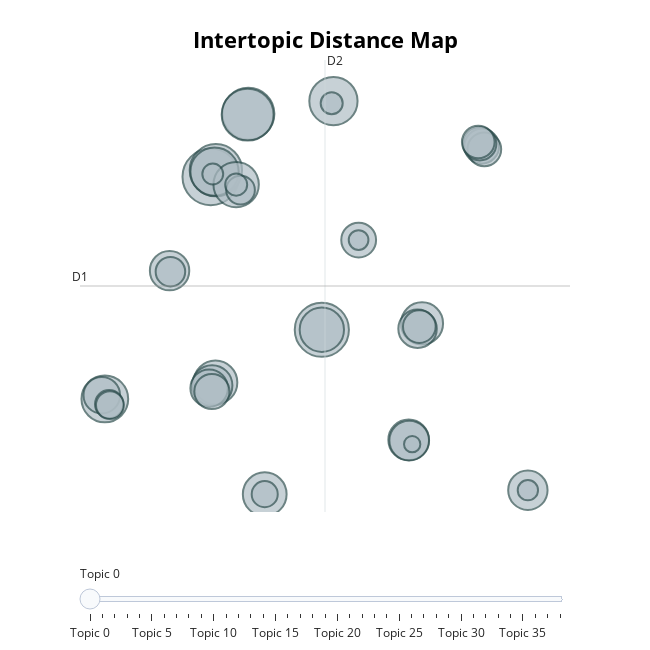

Source (notebook cell):
### Markdown cell above
PARTE 2

### Code cell
# 1. Instalación de librerías (Ejecutar en la primera celda)
# !pip install bertopic sentence-transformers pandas

import pandas as pd
from bertopic import BERTopic
from sentence_transformers import SentenceTransformer
from umap import UMAP
from hdbscan import HDBSCAN
import re

# ==========================================
# 1. Carga y Limpieza (Igual que Parte 1)
# ==========================================
df = pd.read_csv('retail_reviews.csv')

# Limpieza básica para quitar ruido visual
def clean_text(text):
    if pd.isna(text): return ""
    text = re.sub(r'[^a-zA-ZáéíóúñÁÉÍÓÚÑ ]', '', text)
    return text.lower().strip()

df['text_clean'] = df['text'].apply(clean_text)
docs = df[df['text_clean'] != ""]['text_clean'].tolist()

# ==========================================
# 2. Configuración del Pipeline BERTopic
# ==========================================

# Paso 1: Embeddings (Multilingüe para Español)
# Usamos un modelo que soporte español para captar semántica correcta
embedding_model = SentenceTransformer("paraphrase-multilingual-MiniLM-L12-v2")
embeddings = embedding_model.encode(docs, show_progress_bar=True)

# Paso 2: UMAP (Reducción de Dimensionalidad)
# n_neighbors=15: Balance entre estructura local y global
# n_components=5: Reducimos a 5 dimensiones para que HDBSCAN trabaje bien
umap_model = UMAP(n_neighbors=15, n_components=5, min_dist=0.0, metric='cosine', random_state=42)

# Paso 3: HDBSCAN (Clusterización)
# min_cluster_size=10: Queremos tópicos con al menos 10 reseñas
# prediction_data=True: Para poder predecir nuevos documentos luego
hdbscan_model = HDBSCAN(min_cluster_size=10, metric='euclidean', cluster_selection_method='eom', prediction_data=True)

# ==========================================
# 3. Entrenamiento del Modelo
# ==========================================
topic_model = BERTopic(
    embedding_model=embedding_model, # Paso 1
    umap_model=umap_model,           # Paso 2
    hdbscan_model=hdbscan_model,     # Paso 3
    language="multilingual",         # Refuerzo para stopwords en español
    calculate_probabilities=True,
    verbose=True
)

topics, probs = topic_model.fit_transform(docs, embeddings)

# ==========================================
# 4. Resultados e Interpretación de Negocio
# ==========================================

# Generar tabla de Top 5 Tópicos
freq = topic_model.get_topic_info()
print("\n--- Top 5 Tópicos Encontrados ---")
print(freq.head(6)) # head(6) porque el primero suele ser el -1 (Ruido)

# Mostrar palabras clave del Tópico 0 (el más frecuente)
print("\n--- Palabras Clave del Tópico Principal (ID 0) ---")
print(topic_model.get_topic(0))

# Visualización (Si estás en Jupyter/Colab)
topic_model.visualize_barchart(top_n_topics=5)
topic_model.visualize_topics()

### Figure 1 — Plotly figure (JSON) as saved in the notebook; plotly's stock layout.template omitted (floating-point values rounded to 4 significant figures)
{"data": [{"customdata": [[0, "contento | empacado | bien | buena | rápido", 132], [1, "son | perfectos | compra | color | tamaño", 121], [2, "estado | en | recomendado | llegó | rápido", 113], [3, "eficaz | empacado | bien | recomendado | llegó", 112], [4, "funciona | excelentemente | duradero | es | el", 111], [5, "fue | envío | buena | rápido | el", 96], [6, "impecable | gran | cliente | al | atención", 96], [7, "insatisfecho | empaque | defectuoso | sucio | muy", 90], [8, "tarde | estaba | roto | envío | llegó", 85], [9, "justo | satisfecho | precio | la | es", 81], [10, "nuevo | mis | expectativas | compraría | superó", 79], [11, "mala | pésima | cliente | al | atención", 79], [12, "poco | esperaba | uso | después | que", 73], [13, "recomiendo | constantemente | falla | lo | no", 68], [14, "ofrece | para | que | pésima | caro", 68], [15, "total | una | decepción | defectuoso | producto", 65], [16, "servicio | buen | duradero | cliente | al", 64], [17, "lento | funcionar | decepción | gran | caro", 64], [18, "llegar | estaba | empaque | sucio | en", 61], [19, "mercado | demasiado | para | caro | buena", 58], [20, "rompió | frágil | se | color | es", 55], [21, "elevado | precio | duradero | pero | es", 51], [22, "mediocre | pero | rápido | de | calidad", 50], [23, "pocos | los | días | mala | roto", 50], [24, "lenta | aunque | fue | la | atención", 47], [25, "menores | fallas | tiene | algunas | buena", 46], [26, "esperado | tamaño | no | llegó | pero", 44], [27, "documentación | confusa | aunque | buen | la", 44], [28, "servicio | buen | duradero | cliente | al", 36], [29, "tarde | envío | llegó | pero | excelente", 34], [30, "dañado | sucio | no | recomendado | producto", 33], [31, "dañado | sucio | no | recomendado | producto", 32], [32, "nuevo | mis | expectativas | compraría | superó", 28], [33, "impecable | gran | cliente | al | atención", 20], [34, "tarde | envío | llegó | pero | excelente", 20], [35, "fue | envío | buena | rápido | el", 18], [36, "lento | funcionar | decepción | gran | caro", 17], [37, "pocos | los | días | mala | roto", 16], [38, "total | una | decepción | defectuoso | producto", 11]], "hovertemplate": "<b>Topic %{customdata[0]}</b><br>%{customdata[1]}<br>Size: %{customdata[2]}", "legendgroup": "", "marker": {"color": "#B0BEC5", "line": {"color": "DarkSlateGrey", "width": 2}, "size": [132, 121, 113, 112, 111, 96, 96, 90, 85, 81, 79, 79, 73, 68, 68, 65, 64, 64, 61, 58, 55, 51, 50, 50, 47, 46, 44, 44, 36, 34, 33, 32, 28, 20, 20, 18, 17, 16, 11], "sizemode": "area", "sizeref": 0.0825, "symbol": "circle"}, "mode": "markers", "name": "", "orientation": "v", "showlegend": false, "type": "scatter", "x": [-2.651, 5.482, -2.278, 0.1, 0.04847, -2.372, 6.333, -10.41, -0.7935, 5.483, 1.3, -2.308, 12.82, 11.84, -2.554, 11.88, -5.668, 20.57, 12.49, -2.771, -10.63, -2.568, 17.19, 8.181, 17.38, 17.04, 12.62, 16.94, -5.606, -0.4714, -10.09, -10.04, 1.3, 6.204, -0.7904, -2.505, 20.57, 8.174, 12.1], "xaxis": "x", "y": [11.98, 2.739, 12.38, 15.79, 15.74, 12.29, 16.56, -1.442, 11.51, 2.74, -7.197, -0.4431, 3.123, -3.919, -0.6278, -3.96, 6.309, -6.96, 2.801, -0.7904, -1.217, -0.996, 13.83, 8.157, 13.64, 13.98, 2.929, 14.09, 6.248, 11.18, -1.757, -1.816, -7.197, 16.43, 11.51, 12.15, -6.96, 8.161, -4.175], "yaxis": "y"}], "layout": {"annotations": [{"showarrow": false, "text": "D1", "x": -12.23, "y": 5.383, "yshift": 10}, {"showarrow": false, "text": "D2", "x": 5.715, "xshift": 10, "y": 19.04}], "height": 650, "hoverlabel": {"bgcolor": "white", "font": {"family": "Rockwell", "size": 16}}, "legend": {"itemsizing": "constant", "tracegroupgap": 0}, "margin": {"t": 60}, "shapes": [{"line": {"color": "#CFD8DC", "width": 2}, "type": "line", "x0": 5.715, "x1": 5.715, "y0": -8.276, "y1": 19.04}, {"line": {"color": "#9E9E9E", "width": 2}, "type": "line", "x0": -12.23, "x1": 23.66, "y0": 5.383, "y1": 5.383}], "sliders": [{"active": 0, "pad": {"t": 50}, "steps": [{"args": [{"marker.color": [["red", "#B0BEC5", "#B0BEC5", "#B0BEC5", "#B0BEC5", "#B0BEC5", "#B0BEC5", "#B0BEC5", "#B0BEC5", "#B0BEC5", "#B0BEC5", "#B0BEC5", "#B0BEC5", "#B0BEC5", "#B0BEC5", "#B0BEC5", "#B0BEC5", "#B0BEC5", "#B0BEC5", "#B0BEC5", "#B0BEC5", "#B0BEC5", "#B0BEC5", "#B0BEC5", "#B0BEC5", "#B0BEC5", "#B0BEC5", "#B0BEC5", "#B0BEC5", "#B0BEC5", "#B0BEC5", "#B0BEC5", "#B0BEC5", "#B0BEC5", "#B0BEC5", "#B0BEC5", "#B0BEC5", "#B0BEC5", "#B0BEC5"]]}], "label": "Topic 0", "method": "update"}, {"args": [{"marker.color": [["#B0BEC5", "red", "#B0BEC5", "#B0BEC5", "#B0BEC5", "#B0BEC5", "#B0BEC5", "#B0BEC5", "#B0BEC5", "#B0BEC5", "#B0BEC5", "#B0BEC5", "#B0BEC5", "#B0BEC5", "#B0BEC5", "#B0BEC5", "#B0BEC5", "#B0BEC5", "#B0BEC5", "#B0BEC5", "#B0BEC5", "#B0BEC5", "#B0BEC5", "#B0BEC5", "#B0BEC5", "#B0BEC5", "#B0BEC5", "#B0BEC5", "#B0BEC5", "#B0BEC5", "#B0BEC5", "#B0BEC5", "#B0BEC5", "#B0BEC5", "#B0BEC5", "#B0BEC5", "#B0BEC5", "#B0BEC5", "#B0BEC5"]]}], "label": "Topic 1", "method": "update"}, {"args": [{"marker.color": [["#B0BEC5", "#B0BEC5", "red", "#B0BEC5", "#B0BEC5", "#B0BEC5", "#B0BEC5", "#B0BEC5", "#B0BEC5", "#B0BEC5", "#B0BEC5", "#B0BEC5", "#B0BEC5", "#B0BEC5", "#B0BEC5", "#B0BEC5", "#B0BEC5", "#B0BEC5", "#B0BEC5", "#B0BEC5", "#B0BEC5", "#B0BEC5", "#B0BEC5", "#B0BEC5", "#B0BEC5", "#B0BEC5", "#B0BEC5", "#B0BEC5", "#B0BEC5", "#B0BEC5", "#B0BEC5", "#B0BEC5", "#B0BEC5", "#B0BEC5", "#B0BEC5", "#B0BEC5", "#B0BEC5", "#B0BEC5", "#B0BEC5"]]}], "label": "Topic 2", "method": "update"}, {"args": [{"marker.color": [["#B0BEC5", "#B0BEC5", "#B0BEC5", "red", "#B0BEC5", "#B0BEC5", "#B0BEC5", "#B0BEC5", "#B0BEC5", "#B0BEC5", "#B0BEC5", "#B0BEC5", "#B0BEC5", "#B0BEC5", "#B0BEC5", "#B0BEC5", "#B0BEC5", "#B0BEC5", "#B0BEC5", "#B0BEC5", "#B0BEC5", "#B0BEC5", "#B0BEC5", "#B0BEC5", "#B0BEC5", "#B0BEC5", "#B0BEC5", "#B0BEC5", "#B0BEC5", "#B0BEC5", "#B0BEC5", "#B0BEC5", "#B0BEC5", "#B0BEC5", "#B0BEC5", "#B0BEC5", "#B0BEC5", "#B0BEC5", "#B0BEC5"]]}], "label": "Topic 3", "method": "update"}, {"args": [{"marker.color": [["#B0BEC5", "#B0BEC5", "#B0BEC5", "#B0BEC5", "red", "#B0BEC5", "#B0BEC5", "#B0BEC5", "#B0BEC5", "#B0BEC5", "#B0BEC5", "#B0BEC5", "#B0BEC5", "#B0BEC5", "#B0BEC5", "#B0BEC5", "#B0BEC5", "#B0BEC5", "#B0BEC5", "#B0BEC5", "#B0BEC5", "#B0BEC5", "#B0BEC5", "#B0BEC5", "#B0BEC5", "#B0BEC5", "#B0BEC5", "#B0BEC5", "#B0BEC5", "#B0BEC5", "#B0BEC5", "#B0BEC5", "#B0BEC5", "#B0BEC5", "#B0BEC5", "#B0BEC5", "#B0BEC5", "#B0BEC5", "#B0BEC5"]]}], "label": "Topic 4", "method": "update"}, {"args": [{"marker.color": [["#B0BEC5", "#B0BEC5", "#B0BEC5", "#B0BEC5", "#B0BEC5", "red", "#B0BEC5", "#B0BEC5", "#B0BEC5", "#B0BEC5", "#B0BEC5", "#B0BEC5", "#B0BEC5", "#B0BEC5", "#B0BEC5", "#B0BEC5", "#B0BEC5", "#B0BEC5", "#B0BEC5", "#B0BEC5", "#B0BEC5", "#B0BEC5", "#B0BEC5", "#B0BEC5", "#B0BEC5", "#B0BEC5", "#B0BEC5", "#B0BEC5", "#B0BEC5", "#B0BEC5", "#B0BEC5", "#B0BEC5", "#B0BEC5", "#B0BEC5", "#B0BEC5", "#B0BEC5", "#B0BEC5", "#B0BEC5", "#B0BEC5"]]}], "label": "Topic 5", "method": "update"}, {"args": [{"marker.color": [["#B0BEC5", "#B0BEC5", "#B0BEC5", "#B0BEC5", "#B0BEC5", "#B0BEC5", "red", "#B0BEC5", "#B0BEC5", "#B0BEC5", "#B0BEC5", "#B0BEC5", "#B0BEC5", "#B0BEC5", "#B0BEC5", "#B0BEC5", "#B0BEC5", "#B0BEC5", "#B0BEC5", "#B0BEC5", "#B0BEC5", "#B0BEC5", "#B0BEC5", "#B0BEC5", "#B0BEC5", "#B0BEC5", "#B0BEC5", "#B0BEC5", "#B0BEC5", "#B0BEC5", "#B0BEC5", "#B0BEC5", "#B0BEC5", "#B0BEC5", "#B0BEC5", "#B0BEC5", "#B0BEC5", "#B0BEC5", "#B0BEC5"]]}], "label": "Topic 6", "method": "update"}, {"args": [{"marker.color": [["#B0BEC5", "#B0BEC5", "#B0BEC5", "#B0BEC5", "#B0BEC5", "#B0BEC5", "#B0BEC5", "red", "#B0BEC5", "#B0BEC5", "#B0BEC5", "#B0BEC5", "#B0BEC5", "#B0BEC5", "#B0BEC5", "#B0BEC5", "#B0BEC5", "#B0BEC5", "#B0BEC5", "#B0BEC5", "#B0BEC5", "#B0BEC5", "#B0BEC5", "#B0BEC5", "#B0BEC5", "#B0BEC5", "#B0BEC5", "#B0BEC5", "#B0BEC5", "#B0BEC5", "#B0BEC5", "#B0BEC5", "#B0BEC5", "#B0BEC5", "#B0BEC5", "#B0BEC5", "#B0BEC5", "#B0BEC5", "#B0BEC5"]]}], "label": "Topic 7", "method": "update"}, {"args": [{"marker.color": [["#B0BEC5", "#B0BEC5", "#B0BEC5", "#B0BEC5", "#B0BEC5", "#B0BEC5", "#B0BEC5", "#B0BEC5", "red", "#B0BEC5", "#B0BEC5", "#B0BEC5", "#B0BEC5", "#B0BEC5", "#B0BEC5", "#B0BEC5", "#B0BEC5", "#B0BEC5", "#B0BEC5", "#B0BEC5", "#B0BEC5", "#B0BEC5", "#B0BEC5", "#B0BEC5", "#B0BEC5", "#B0BEC5", "#B0BEC5", "#B0BEC5", "#B0BEC5", "#B0BEC5", "#B0BEC5", "#B0BEC5", "#B0BEC5", "#B0BEC5", "#B0BEC5", "#B0BEC5", "#B0BEC5", "#B0BEC5", "#B0BEC5"]]}], "label": "Topic 8", "method": "update"}, {"args": [{"marker.color": [["#B0BEC5", "#B0BEC5", "#B0BEC5", "#B0BEC5", "#B0BEC5", "#B0BEC5", "#B0BEC5", "#B0BEC5", "#B0BEC5", "red", "#B0BEC5", "#B0BEC5", "#B0BEC5", "#B0BEC5", "#B0BEC5", "#B0BEC5", "#B0BEC5", "#B0BEC5", "#B0BEC5", "#B0BEC5", "#B0BEC5", "#B0BEC5", "#B0BEC5", "#B0BEC5", "#B0BEC5", "#B0BEC5", "#B0BEC5", "#B0BEC5", "#B0BEC5", "#B0BEC5", "#B0BEC5", "#B0BEC5", "#B0BEC5", "#B0BEC5", "#B0BEC5", "#B0BEC5", "#B0BEC5", "#B0BEC5", "#B0BEC5"]]}], "label": "Topic 9", "method": "update"}, {"args": [{"marker.color": [["#B0BEC5", "#B0BEC5", "#B0BEC5", "#B0BEC5", "#B0BEC5", "#B0BEC5", "#B0BEC5", "#B0BEC5", "#B0BEC5", "#B0BEC5", "red", "#B0BEC5", "#B0BEC5", "#B0BEC5", "#B0BEC5", "#B0BEC5", "#B0BEC5", "#B0BEC5", "#B0BEC5", "#B0BEC5", "#B0BEC5", "#B0BEC5", "#B0BEC5", "#B0BEC5", "#B0BEC5", "#B0BEC5", "#B0BEC5", "#B0BEC5", "#B0BEC5", "#B0BEC5", "#B0BEC5", "#B0BEC5", "#B0BEC5", "#B0BEC5", "#B0BEC5", "#B0BEC5", "#B0BEC5", "#B0BEC5", "#B0BEC5"]]}], "label": "Topic 10", "method": "update"}, {"args": [{"marker.color": [["#B0BEC5", "#B0BEC5", "#B0BEC5", "#B0BEC5", "#B0BEC5", "#B0BEC5", "#B0BEC5", "#B0BEC5", "#B0BEC5", "#B0BEC5", "#B0BEC5", "red", "#B0BEC5", "#B0BEC5", "#B0BEC5", "#B0BEC5", "#B0BEC5", "#B0BEC5", "#B0BEC5", "#B0BEC5", "#B0BEC5", "#B0BEC5", "#B0BEC5", "#B0BEC5", "#B0BEC5", "#B0BEC5", "#B0BEC5", "#B0BEC5", "#B0BEC5", "#B0BEC5", "#B0BEC5", "#B0BEC5", "#B0BEC5", "#B0BEC5", "#B0BEC5", "#B0BEC5", "#B0BEC5", "#B0BEC5", "#B0BEC5"]]}], "label": "Topic 11", "method": "update"}, {"args": [{"marker.color": [["#B0BEC5", "#B0BEC5", "#B0BEC5", "#B0BEC5", "#B0BEC5", "#B0BEC5", "#B0BEC5", "#B0BEC5", "#B0BEC5", "#B0BEC5", "#B0BEC5", "#B0BEC5", "red", "#B0BEC5", "#B0BEC5", "#B0BEC5", "#B0BEC5", "#B0BEC5", "#B0BEC5", "#B0BEC5", "#B0BEC5", "#B0BEC5", "#B0BEC5", "#B0BEC5", "#B0BEC5", "#B0BEC5", "#B0BEC5", "#B0BEC5", "#B0BEC5", "#B0BEC5", "#B0BEC5", "#B0BEC5", "#B0BEC5", "#B0BEC5", "#B0BEC5", "#B0BEC5", "#B0BEC5", "#B0BEC5", "#B0BEC5"]]}], "label": "Topic 12", "method": "update"}, {"args": [{"marker.color": [["#B0BEC5", "#B0BEC5", "#B0BEC5", "#B0BEC5", "#B0BEC5", "#B0BEC5", "#B0BEC5", "#B0BEC5", "#B0BEC5", "#B0BEC5", "#B0BEC5", "#B0BEC5", "#B0BEC5", "red", "#B0BEC5", "#B0BEC5", "#B0BEC5", "#B0BEC5", "#B0BEC5", "#B0BEC5", "#B0BEC5", "#B0BEC5", "#B0BEC5", "#B0BEC5", "#B0BEC5", "#B0BEC5", "#B0BEC5", "#B0BEC5", "#B0BEC5", "#B0BEC5", "#B0BEC5", "#B0BEC5", "#B0BEC5", "#B0BEC5", "#B0BEC5", "#B0BEC5", "#B0BEC5", "#B0BEC5", "#B0BEC5"]]}], "label": "Topic 13", "method": "update"}, {"args": [{"marker.color": [["#B0BEC5", "#B0BEC5", "#B0BEC5", "#B0BEC5", "#B0BEC5", "#B0BEC5", "#B0BEC5", "#B0BEC5", "#B0BEC5", "#B0BEC5", "#B0BEC5", "#B0BEC5", "#B0BEC5", "#B0BEC5", "red", "#B0BEC5", "#B0BEC5", "#B0BEC5", "#B0BEC5", "#B0BEC5", "#B0BEC5", "#B0BEC5", "#B0BEC5", "#B0BEC5", "#B0BEC5", "#B0BEC5", "#B0BEC5", "#B0BEC5", "#B0BEC5", "#B0BEC5", "#B0BEC5", "#B0BEC5", "#B0BEC5", "#B0BEC5", "#B0BEC5", "#B0BEC5", "#B0BEC5", "#B0BEC5", "#B0BEC5"]]}], "label": "Topic 14", "method": "update"}, {"args": [{"marker.color": [["#B0BEC5", "#B0BEC5", "#B0BEC5", "#B0BEC5", "#B0BEC5", "#B0BEC5", "#B0BEC5", "#B0BEC5", "#B0BEC5", "#B0BEC5", "#B0BEC5", "#B0BEC5", "#B0BEC5", "#B0BEC5", "#B0BEC5", "red", "#B0BEC5", "#B0BEC5", "#B0BEC5", "#B0BEC5", "#B0BEC5", "#B0BEC5", "#B0BEC5", "#B0BEC5", "#B0BEC5", "#B0BEC5", "#B0BEC5", "#B0BEC5", "#B0BEC5", "#B0BEC5", "#B0BEC5", "#B0BEC5", "#B0BEC5", "#B0BEC5", "#B0BEC5", "#B0BEC5", "#B0BEC5", "#B0BEC5", "#B0BEC5"]]}], "label": "Topic 15", "method": "update"}, {"args": [{"marker.color": [["#B0BEC5", "#B0BEC5", "#B0BEC5", "#B0BEC5", "#B0BEC5", "#B0BEC5", "#B0BEC5", "#B0BEC5", "#B0BEC5", "#B0BEC5", "#B0BEC5", "#B0BEC5", "#B0BEC5", "#B0BEC5", "#B0BEC5", "#B0BEC5", "red", "#B0BEC5", "#B0BEC5", "#B0BEC5", "#B0BEC5", "#B0BEC5", "#B0BEC5", "#B0BEC5", "#B0BEC5", "#B0BEC5", "#B0BEC5", "#B0BEC5", "#B0BEC5", "#B0BEC5", "#B0BEC5", "#B0BEC5", "#B0BEC5", "#B0BEC5", "#B0BEC5", "#B0BEC5", "#B0BEC5", "#B0BEC5", "#B0BEC5"]]}], "label": "Topic 16", "method": "update"}, {"args": [{"marker.color": [["#B0BEC5", "#B0BEC5", "#B0BEC5", "#B0BEC5", "#B0BEC5", "#B0BEC5", "#B0BEC5", "#B0BEC5", "#B0BEC5", "#B0BEC5", "#B0BEC5", "#B0BEC5", "#B0BEC5", "#B0BEC5", "#B0BEC5", "#B0BEC5", "#B0BEC5", "red", "#B0BEC5", "#B0BEC5", "#B0BEC5", "#B0BEC5", "#B0BEC5", "#B0BEC5", "#B0BEC5", "#B0BEC5", "#B0BEC5", "#B0BEC5", "#B0BEC5", "#B0BEC5", "#B0BEC5", "#B0BEC5", "#B0BEC5", "#B0BEC5", "#B0BEC5", "#B0BEC5", "#B0BEC5", "#B0BEC5", "#B0BEC5"]]}], "label": "Topic 17", "method": "update"}, {"args": [{"marker.color": [["#B0BEC5", "#B0BEC5", "#B0BEC5", "#B0BEC5", "#B0BEC5", "#B0BEC5", "#B0BEC5", "#B0BEC5", "#B0BEC5", "#B0BEC5", "#B0BEC5", "#B0BEC5", "#B0BEC5", "#B0BEC5", "#B0BEC5", "#B0BEC5", "#B0BEC5", "#B0BEC5", "red", "#B0BEC5", "#B0BEC5", "#B0BEC5", "#B0BEC5", "#B0BEC5", "#B0BEC5", "#B0BEC5", "#B0BEC5", "#B0BEC5", "#B0BEC5", "#B0BEC5", "#B0BEC5", "#B0BEC5", "#B0BEC5", "#B0BEC5", "#B0BEC5", "#B0BEC5", "#B0BEC5", "#B0BEC5", "#B0BEC5"]]}], "label": "Topic 18", "method": "update"}, {"args": [{"marker.color": [["#B0BEC5", "#B0BEC5", "#B0BEC5", "#B0BEC5", "#B0BEC5", "#B0BEC5", "#B0BEC5", "#B0BEC5", "#B0BEC5", "#B0BEC5", "#B0BEC5", "#B0BEC5", "#B0BEC5", "#B0BEC5", "#B0BEC5", "#B0BEC5", "#B0BEC5", "#B0BEC5", "#B0BEC5", "red", "#B0BEC5", "#B0BEC5", "#B0BEC5", "#B0BEC5", "#B0BEC5", "#B0BEC5", "#B0BEC5", "#B0BEC5", "#B0BEC5", "#B0BEC5", "#B0BEC5", "#B0BEC5", "#B0BEC5", "#B0BEC5", "#B0BEC5", "#B0BEC5", "#B0BEC5", "#B0BEC5", "#B0BEC5"]]}], "label": "Topic 19", "method": "update"}, {"args": [{"marker.color": [["#B0BEC5", "#B0BEC5", "#B0BEC5", "#B0BEC5", "#B0BEC5", "#B0BEC5", "#B0BEC5", "#B0BEC5", "#B0BEC5", "#B0BEC5", "#B0BEC5", "#B0BEC5", "#B0BEC5", "#B0BEC5", "#B0BEC5", "#B0BEC5", "#B0BEC5", "#B0BEC5", "#B0BEC5", "#B0BEC5", "red", "#B0BEC5", "#B0BEC5", "#B0BEC5", "#B0BEC5", "#B0BEC5", "#B0BEC5", "#B0BEC5", "#B0BEC5", "#B0BEC5", "#B0BEC5", "#B0BEC5", "#B0BEC5", "#B0BEC5", "#B0BEC5", "#B0BEC5", "#B0BEC5", "#B0BEC5", "#B0BEC5"]]}], "label": "Topic 20", "method": "update"}, {"args": [{"marker.color": [["#B0BEC5", "#B0BEC5", "#B0BEC5", "#B0BEC5", "#B0BEC5", "#B0BEC5", "#B0BEC5", "#B0BEC5", "#B0BEC5", "#B0BEC5", "#B0BEC5", "#B0BEC5", "#B0BEC5", "#B0BEC5", "#B0BEC5", "#B0BEC5", "#B0BEC5", "#B0BEC5", "#B0BEC5", "#B0BEC5", "#B0BEC5", "red", "#B0BEC5", "#B0BEC5", "#B0BEC5", "#B0BEC5", "#B0BEC5", "#B0BEC5", "#B0BEC5", "#B0BEC5", "#B0BEC5", "#B0BEC5", "#B0BEC5", "#B0BEC5", "#B0BEC5", "#B0BEC5", "#B0BEC5", "#B0BEC5", "#B0BEC5"]]}], "label": "Topic 21", "method": "update"}, {"args": [{"marker.color": [["#B0BEC5", "#B0BEC5", "#B0BEC5", "#B0BEC5", "#B0BEC5", "#B0BEC5", "#B0BEC5", "#B0BEC5", "#B0BEC5", "#B0BEC5", "#B0BEC5", "#B0BEC5", "#B0BEC5", "#B0BEC5", "#B0BEC5", "#B0BEC5", "#B0BEC5", "#B0BEC5", "#B0BEC5", "#B0BEC5", "#B0BEC5", "#B0BEC5", "red", "#B0BEC5", "#B0BEC5", "#B0BEC5", "#B0BEC5", "#B0BEC5", "#B0BEC5", "#B0BEC5", "#B0BEC5", "#B0BEC5", "#B0BEC5", "#B0BEC5", "#B0BEC5", "#B0BEC5", "#B0BEC5", "#B0BEC5", "#B0BEC5"]]}], "label": "Topic 22", "method": "update"}, {"args": [{"marker.color": [["#B0BEC5", "#B0BEC5", "#B0BEC5", "#B0BEC5", "#B0BEC5", "#B0BEC5", "#B0BEC5", "#B0BEC5", "#B0BEC5", "#B0BEC5", "#B0BEC5", "#B0BEC5", "#B0BEC5", "#B0BEC5", "#B0BEC5", "#B0BEC5", "#B0BEC5", "#B0BEC5", "#B0BEC5", "#B0BEC5", "#B0BEC5", "#B0BEC5", "#B0BEC5", "red", "#B0BEC5", "#B0BEC5", "#B0BEC5", "#B0BEC5", "#B0BEC5", "#B0BEC5", "#B0BEC5", "#B0BEC5", "#B0BEC5", "#B0BEC5", "#B0BEC5", "#B0BEC5", "#B0BEC5", "#B0BEC5", "#B0BEC5"]]}], "label": "Topic 23", "method": "update"}, {"args": [{"marker.color": [["#B0BEC5", "#B0BEC5", "#B0BEC5", "#B0BEC5", "#B0BEC5", "#B0BEC5", "#B0BEC5", "#B0BEC5", "#B0BEC5", "#B0BEC5", "#B0BEC5", "#B0BEC5", "#B0BEC5", "#B0BEC5", "#B0BEC5", "#B0BEC5", "#B0BEC5", "#B0BEC5", "#B0BEC5", "#B0BEC5", "#B0BEC5", "#B0BEC5", "#B0BEC5", "#B0BEC5", "red", "#B0BEC5", "#B0BEC5", "#B0BEC5", "#B0BEC5", "#B0BEC5", "#B0BEC5", "#B0BEC5", "#B0BEC5", "#B0BEC5", "#B0BEC5", "#B0BEC5", "#B0BEC5", "#B0BEC5", "#B0BEC5"]]}], "label": "Topic 24", "method": "update"}, {"args": [{"marker.color": [["#B0BEC5", "#B0BEC5", "#B0BEC5", "#B0BEC5", "#B0BEC5", "#B0BEC5", "#B0BEC5", "#B0BEC5", "#B0BEC5", "#B0BEC5", "#B0BEC5", "#B0BEC5", "#B0BEC5", "#B0BEC5", "#B0BEC5", "#B0BEC5", "#B0BEC5", "#B0BEC5", "#B0BEC5", "#B0BEC5", "#B0BEC5", "#B0BEC5", "#B0BEC5", "#B0BEC5", "#B0BEC5", "red", "#B0BEC5", "#B0BEC5", "#B0BEC5", "#B0BEC5", "#B0BEC5", "#B0BEC5", "#B0BEC5", "#B0BEC5", "#B0BEC5", "#B0BEC5", "#B0BEC5", "#B0BEC5", "#B0BEC5"]]}], "label": "Topic 25", "method": "update"}, {"args": [{"marker.color": [["#B0BEC5", "#B0BEC5", "#B0BEC5", "#B0BEC5", "#B0BEC5", "#B0BEC5", "#B0BEC5", "#B0BEC5", "#B0BEC5", "#B0BEC5", "#B0BEC5", "#B0BEC5", "#B0BEC5", "#B0BEC5", "#B0BEC5", "#B0BEC5", "#B0BEC5", "#B0BEC5", "#B0BEC5", "#B0BEC5", "#B0BEC5", "#B0BEC5", "#B0BEC5", "#B0BEC5", "#B0BEC5", "#B0BEC5", "red", "#B0BEC5", "#B0BEC5", "#B0BEC5", "#B0BEC5", "#B0BEC5", "#B0BEC5", "#B0BEC5", "#B0BEC5", "#B0BEC5", "#B0BEC5", "#B0BEC5", "#B0BEC5"]]}], "label": "Topic 26", "method": "update"}, {"args": [{"marker.color": [["#B0BEC5", "#B0BEC5", "#B0BEC5", "#B0BEC5", "#B0BEC5", "#B0BEC5", "#B0BEC5", "#B0BEC5", "#B0BEC5", "#B0BEC5", "#B0BEC5", "#B0BEC5", "#B0BEC5", "#B0BEC5", "#B0BEC5", "#B0BEC5", "#B0BEC5", "#B0BEC5", "#B0BEC5", "#B0BEC5", "#B0BEC5", "#B0BEC5", "#B0BEC5", "#B0BEC5", "#B0BEC5", "#B0BEC5", "#B0BEC5", "red", "#B0BEC5", "#B0BEC5", "#B0BEC5", "#B0BEC5", "#B0BEC5", "#B0BEC5", "#B0BEC5", "#B0BEC5", "#B0BEC5", "#B0BEC5", "#B0BEC5"]]}], "label": "Topic 27", "method": "update"}, {"args": [{"marker.color": [["#B0BEC5", "#B0BEC5", "#B0BEC5", "#B0BEC5", "#B0BEC5", "#B0BEC5", "#B0BEC5", "#B0BEC5", "#B0BEC5", "#B0BEC5", "#B0BEC5", "#B0BEC5", "#B0BEC5", "#B0BEC5", "#B0BEC5", "#B0BEC5", "#B0BEC5", "#B0BEC5", "#B0BEC5", "#B0BEC5", "#B0BEC5", "#B0BEC5", "#B0BEC5", "#B0BEC5", "#B0BEC5", "#B0BEC5", "#B0BEC5", "#B0BEC5", "red", "#B0BEC5", "#B0BEC5", "#B0BEC5", "#B0BEC5", "#B0BEC5", "#B0BEC5", "#B0BEC5", "#B0BEC5", "#B0BEC5", "#B0BEC5"]]}], "label": "Topic 28", "method": "update"}, {"args": [{"marker.color": [["#B0BEC5", "#B0BEC5", "#B0BEC5", "#B0BEC5", "#B0BEC5", "#B0BEC5", "#B0BEC5", "#B0BEC5", "#B0BEC5", "#B0BEC5", "#B0BEC5", "#B0BEC5", "#B0BEC5", "#B0BEC5", "#B0BEC5", "#B0BEC5", "#B0BEC5", "#B0BEC5", "#B0BEC5", "#B0BEC5", "#B0BEC5", "#B0BEC5", "#B0BEC5", "#B0BEC5", "#B0BEC5", "#B0BEC5", "#B0BEC5", "#B0BEC5", "#B0BEC5", "red", "#B0BEC5", "#B0BEC5", "#B0BEC5", "#B0BEC5", "#B0BEC5", "#B0BEC5", "#B0BEC5", "#B0BEC5", "#B0BEC5"]]}], "label": "Topic 29", "method": "update"}, {"args": [{"marker.color": [["#B0BEC5", "#B0BEC5", "#B0BEC5", "#B0BEC5", "#B0BEC5", "#B0BEC5", "#B0BEC5", "#B0BEC5", "#B0BEC5", "#B0BEC5", "#B0BEC5", "#B0BEC5", "#B0BEC5", "#B0BEC5", "#B0BEC5", "#B0BEC5", "#B0BEC5", "#B0BEC5", "#B0BEC5", "#B0BEC5", "#B0BEC5", "#B0BEC5", "#B0BEC5", "#B0BEC5", "#B0BEC5", "#B0BEC5", "#B0BEC5", "#B0BEC5", "#B0BEC5", "#B0BEC5", "red", "#B0BEC5", "#B0BEC5", "#B0BEC5", "#B0BEC5", "#B0BEC5", "#B0BEC5", "#B0BEC5", "#B0BEC5"]]}], "label": "Topic 30", "method": "update"}, {"args": [{"marker.color": [["#B0BEC5", "#B0BEC5", "#B0BEC5", "#B0BEC5", "#B0BEC5", "#B0BEC5", "#B0BEC5", "#B0BEC5", "#B0BEC5", "#B0BEC5", "#B0BEC5", "#B0BEC5", "#B0BEC5", "#B0BEC5", "#B0BEC5", "#B0BEC5", "#B0BEC5", "#B0BEC5", "#B0BEC5", "#B0BEC5", "#B0BEC5", "#B0BEC5", "#B0BEC5", "#B0BEC5", "#B0BEC5", "#B0BEC5", "#B0BEC5", "#B0BEC5", "#B0BEC5", "#B0BEC5", "#B0BEC5", "red", "#B0BEC5", "#B0BEC5", "#B0BEC5", "#B0BEC5", "#B0BEC5", "#B0BEC5", "#B0BEC5"]]}], "label": "Topic 31", "method": "update"}, {"args": [{"marker.color": [["#B0BEC5", "#B0BEC5", "#B0BEC5", "#B0BEC5", "#B0BEC5", "#B0BEC5", "#B0BEC5", "#B0BEC5", "#B0BEC5", "#B0BEC5", "#B0BEC5", "#B0BEC5", "#B0BEC5", "#B0BEC5", "#B0BEC5", "#B0BEC5", "#B0BEC5", "#B0BEC5", "#B0BEC5", "#B0BEC5", "#B0BEC5", "#B0BEC5", "#B0BEC5", "#B0BEC5", "#B0BEC5", "#B0BEC5", "#B0BEC5", "#B0BEC5", "#B0BEC5", "#B0BEC5", "#B0BEC5", "#B0BEC5", "red", "#B0BEC5", "#B0BEC5", "#B0BEC5", "#B0BEC5", "#B0BEC5", "#B0BEC5"]]}], "label": "Topic 32", "method": "update"}, {"args": [{"marker.color": [["#B0BEC5", "#B0BEC5", "#B0BEC5", "#B0BEC5", "#B0BEC5", "#B0BEC5", "#B0BEC5", "#B0BEC5", "#B0BEC5", "#B0BEC5", "#B0BEC5", "#B0BEC5", "#B0BEC5", "#B0BEC5", "#B0BEC5", "#B0BEC5", "#B0BEC5", "#B0BEC5", "#B0BEC5", "#B0BEC5", "#B0BEC5", "#B0BEC5", "#B0BEC5", "#B0BEC5", "#B0BEC5", "#B0BEC5", "#B0BEC5", "#B0BEC5", "#B0BEC5", "#B0BEC5", "#B0BEC5", "#B0BEC5", "#B0BEC5", "red", "#B0BEC5", "#B0BEC5", "#B0BEC5", "#B0BEC5", "#B0BEC5"]]}], "label": "Topic 33", "method": "update"}, {"args": [{"marker.color": [["#B0BEC5", "#B0BEC5", "#B0BEC5", "#B0BEC5", "#B0BEC5", "#B0BEC5", "#B0BEC5", "#B0BEC5", "#B0BEC5", "#B0BEC5", "#B0BEC5", "#B0BEC5", "#B0BEC5", "#B0BEC5", "#B0BEC5", "#B0BEC5", "#B0BEC5", "#B0BEC5", "#B0BEC5", "#B0BEC5", "#B0BEC5", "#B0BEC5", "#B0BEC5", "#B0BEC5", "#B0BEC5", "#B0BEC5", "#B0BEC5", "#B0BEC5", "#B0BEC5", "#B0BEC5", "#B0BEC5", "#B0BEC5", "#B0BEC5", "#B0BEC5", "red", "#B0BEC5", "#B0BEC5", "#B0BEC5", "#B0BEC5"]]}], "label": "Topic 34", "method": "update"}, {"args": [{"marker.color": [["#B0BEC5", "#B0BEC5", "#B0BEC5", "#B0BEC5", "#B0BEC5", "#B0BEC5", "#B0BEC5", "#B0BEC5", "#B0BEC5", "#B0BEC5", "#B0BEC5", "#B0BEC5", "#B0BEC5", "#B0BEC5", "#B0BEC5", "#B0BEC5", "#B0BEC5", "#B0BEC5", "#B0BEC5", "#B0BEC5", "#B0BEC5", "#B0BEC5", "#B0BEC5", "#B0BEC5", "#B0BEC5", "#B0BEC5", "#B0BEC5", "#B0BEC5", "#B0BEC5", "#B0BEC5", "#B0BEC5", "#B0BEC5", "#B0BEC5", "#B0BEC5", "#B0BEC5", "red", "#B0BEC5", "#B0BEC5", "#B0BEC5"]]}], "label": "Topic 35", "method": "update"}, {"args": [{"marker.color": [["#B0BEC5", "#B0BEC5", "#B0BEC5", "#B0BEC5", "#B0BEC5", "#B0BEC5", "#B0BEC5", "#B0BEC5", "#B0BEC5", "#B0BEC5", "#B0BEC5", "#B0BEC5", "#B0BEC5", "#B0BEC5", "#B0BEC5", "#B0BEC5", "#B0BEC5", "#B0BEC5", "#B0BEC5", "#B0BEC5", "#B0BEC5", "#B0BEC5", "#B0BEC5", "#B0BEC5", "#B0BEC5", "#B0BEC5", "#B0BEC5", "#B0BEC5", "#B0BEC5", "#B0BEC5", "#B0BEC5", "#B0BEC5", "#B0BEC5", "#B0BEC5", "#B0BEC5", "#B0BEC5", "red", "#B0BEC5", "#B0BEC5"]]}], "label": "Topic 36", "method": "update"}, {"args": [{"marker.color": [["#B0BEC5", "#B0BEC5", "#B0BEC5", "#B0BEC5", "#B0BEC5", "#B0BEC5", "#B0BEC5", "#B0BEC5", "#B0BEC5", "#B0BEC5", "#B0BEC5", "#B0BEC5", "#B0BEC5", "#B0BEC5", "#B0BEC5", "#B0BEC5", "#B0BEC5", "#B0BEC5", "#B0BEC5", "#B0BEC5", "#B0BEC5", "#B0BEC5", "#B0BEC5", "#B0BEC5", "#B0BEC5", "#B0BEC5", "#B0BEC5", "#B0BEC5", "#B0BEC5", "#B0BEC5", "#B0BEC5", "#B0BEC5", "#B0BEC5", "#B0BEC5", "#B0BEC5", "#B0BEC5", "#B0BEC5", "red", "#B0BEC5"]]}], "label": "Topic 37", "method": "update"}, {"args": [{"marker.color": [["#B0BEC5", "#B0BEC5", "#B0BEC5", "#B0BEC5", "#B0BEC5", "#B0BEC5", "#B0BEC5", "#B0BEC5", "#B0BEC5", "#B0BEC5", "#B0BEC5", "#B0BEC5", "#B0BEC5", "#B0BEC5", "#B0BEC5", "#B0BEC5", "#B0BEC5", "#B0BEC5", "#B0BEC5", "#B0BEC5", "#B0BEC5", "#B0BEC5", "#B0BEC5", "#B0BEC5", "#B0BEC5", "#B0BEC5", "#B0BEC5", "#B0BEC5", "#B0BEC5", "#B0BEC5", "#B0BEC5", "#B0BEC5", "#B0BEC5", "#B0BEC5", "#B0BEC5", "#B0BEC5", "#B0BEC5", "#B0BEC5", "red"]]}], "label": "Topic 38", "method": "update"}]}], "title": {"font": {"color": "Black", "size": 22}, "text": "<b>Intertopic Distance Map</b>", "x": 0.5, "xanchor": "center", "y": 0.95, "yanchor": "top"}, "width": 650, "xaxis": {"anchor": "y", "domain": [0, 1], "range": [-12.23, 23.66], "title": {"text": ""}, "visible": false}, "yaxis": {"anchor": "x", "domain": [0, 1], "range": [-8.276, 19.04], "title": {"text": ""}, "visible": false}}}
